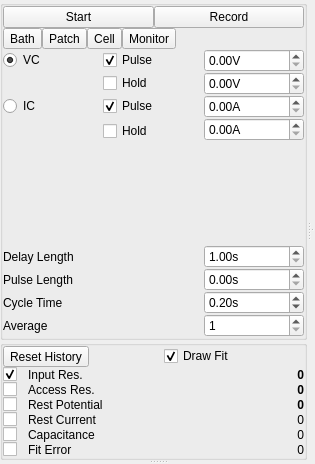
<?xml version="1.0" encoding="UTF-8"?>
<ui version="4.0">
 <class>Form</class>
 <widget class="QWidget" name="Form">
  <property name="geometry">
   <rect>
    <x>0</x>
    <y>0</y>
    <width>315</width>
    <height>464</height>
   </rect>
  </property>
  <property name="windowTitle">
   <string>Patch</string>
  </property>
  <layout class="QVBoxLayout" name="verticalLayout_2">
   <property name="spacing">
    <number>0</number>
   </property>
   <property name="margin">
    <number>0</number>
   </property>
   <item>
    <widget class="QSplitter" name="splitter_3">
     <property name="orientation">
      <enum>Qt::Vertical</enum>
     </property>
     <widget class="QSplitter" name="splitter_2">
      <property name="orientation">
       <enum>Qt::Horizontal</enum>
      </property>
      <widget class="QWidget" name="layoutWidget">
       <layout class="QVBoxLayout" name="verticalLayout">
        <property name="spacing">
         <number>0</number>
        </property>
        <item>
         <widget class="QGroupBox" name="groupBox_2">
          <property name="sizePolicy">
           <sizepolicy hsizetype="Preferred" vsizetype="Preferred">
            <horstretch>0</horstretch>
            <verstretch>0</verstretch>
           </sizepolicy>
          </property>
          <property name="title">
           <string/>
          </property>
          <layout class="QGridLayout" name="gridLayout_2">
           <property name="margin">
            <number>0</number>
           </property>
           <property name="spacing">
            <number>0</number>
           </property>
           <item row="2" column="1">
            <widget class="QCheckBox" name="vcPulseCheck">
             <property name="text">
              <string>Pulse</string>
             </property>
             <property name="checked">
              <bool>true</bool>
             </property>
            </widget>
           </item>
           <item row="3" column="1">
            <widget class="QCheckBox" name="vcHoldCheck">
             <property name="text">
              <string>Hold</string>
             </property>
            </widget>
           </item>
           <item row="4" column="1">
            <widget class="QCheckBox" name="icPulseCheck">
             <property name="text">
              <string>Pulse</string>
             </property>
             <property name="checked">
              <bool>true</bool>
             </property>
            </widget>
           </item>
           <item row="6" column="1">
            <widget class="QCheckBox" name="icHoldCheck">
             <property name="text">
              <string>Hold</string>
             </property>
            </widget>
           </item>
           <item row="7" column="1">
            <spacer name="verticalSpacer">
             <property name="orientation">
              <enum>Qt::Vertical</enum>
             </property>
             <property name="sizeHint" stdset="0">
              <size>
               <width>20</width>
               <height>40</height>
              </size>
             </property>
            </spacer>
           </item>
           <item row="10" column="0" colspan="2">
            <widget class="QLabel" name="label">
             <property name="text">
              <string>Cycle Time</string>
             </property>
            </widget>
           </item>
           <item row="9" column="0" colspan="2">
            <widget class="QLabel" name="label_3">
             <property name="text">
              <string>Pulse Length</string>
             </property>
            </widget>
           </item>
           <item row="8" column="0" colspan="2">
            <widget class="QLabel" name="label_4">
             <property name="text">
              <string>Delay Length</string>
             </property>
            </widget>
           </item>
           <item row="4" column="0">
            <widget class="QRadioButton" name="icModeRadio">
             <property name="text">
              <string>IC</string>
             </property>
            </widget>
           </item>
           <item row="2" column="0">
            <widget class="QRadioButton" name="vcModeRadio">
             <property name="text">
              <string>VC</string>
             </property>
             <property name="checked">
              <bool>true</bool>
             </property>
            </widget>
           </item>
           <item row="0" column="0" colspan="3">
            <layout class="QHBoxLayout" name="horizontalLayout">
             <item>
              <widget class="QPushButton" name="startBtn">
               <property name="text">
                <string>Start</string>
               </property>
               <property name="checkable">
                <bool>true</bool>
               </property>
              </widget>
             </item>
             <item>
              <widget class="QPushButton" name="recordBtn">
               <property name="text">
                <string>Record</string>
               </property>
               <property name="checkable">
                <bool>true</bool>
               </property>
              </widget>
             </item>
            </layout>
           </item>
           <item row="4" column="2">
            <widget class="SpinBox" name="icPulseSpin">
             <property name="suffix">
              <string>A</string>
             </property>
            </widget>
           </item>
           <item row="9" column="2">
            <widget class="SpinBox" name="pulseTimeSpin">
             <property name="suffix">
              <string>s</string>
             </property>
             <property name="singleStep">
              <double>1.000000000000000</double>
             </property>
            </widget>
           </item>
           <item row="8" column="2">
            <widget class="SpinBox" name="delayTimeSpin">
             <property name="suffix">
              <string>s</string>
             </property>
             <property name="minimum">
              <double>1.000000000000000</double>
             </property>
             <property name="maximum">
              <double>10000.000000000000000</double>
             </property>
             <property name="singleStep">
              <double>1.000000000000000</double>
             </property>
            </widget>
           </item>
           <item row="2" column="2">
            <widget class="SpinBox" name="vcPulseSpin">
             <property name="suffix">
              <string>V</string>
             </property>
            </widget>
           </item>
           <item row="5" column="2" rowspan="2">
            <widget class="SpinBox" name="icHoldSpin">
             <property name="suffix">
              <string>A</string>
             </property>
            </widget>
           </item>
           <item row="10" column="2">
            <widget class="SpinBox" name="cycleTimeSpin">
             <property name="suffix">
              <string>s</string>
             </property>
             <property name="singleStep">
              <double>1.000000000000000</double>
             </property>
             <property name="value">
              <double>0.200000000000000</double>
             </property>
            </widget>
           </item>
           <item row="3" column="2">
            <widget class="SpinBox" name="vcHoldSpin">
             <property name="suffix">
              <string>V</string>
             </property>
            </widget>
           </item>
           <item row="1" column="0" colspan="3">
            <layout class="QHBoxLayout" name="horizontalLayout_2">
             <property name="spacing">
              <number>0</number>
             </property>
             <property name="leftMargin">
              <number>0</number>
             </property>
             <item>
              <widget class="QToolButton" name="bathModeBtn">
               <property name="text">
                <string>Bath</string>
               </property>
              </widget>
             </item>
             <item>
              <widget class="QToolButton" name="patchModeBtn">
               <property name="text">
                <string>Patch</string>
               </property>
              </widget>
             </item>
             <item>
              <widget class="QToolButton" name="cellModeBtn">
               <property name="text">
                <string>Cell</string>
               </property>
              </widget>
             </item>
             <item>
              <widget class="QToolButton" name="monitorModeBtn">
               <property name="text">
                <string>Monitor</string>
               </property>
              </widget>
             </item>
             <item>
              <spacer name="horizontalSpacer">
               <property name="orientation">
                <enum>Qt::Horizontal</enum>
               </property>
               <property name="sizeHint" stdset="0">
                <size>
                 <width>40</width>
                 <height>20</height>
                </size>
               </property>
              </spacer>
             </item>
            </layout>
           </item>
           <item row="11" column="0">
            <widget class="QLabel" name="label_2">
             <property name="text">
              <string>Average</string>
             </property>
            </widget>
           </item>
           <item row="11" column="2">
            <widget class="QSpinBox" name="averageSpin">
             <property name="minimum">
              <number>1</number>
             </property>
             <property name="maximum">
              <number>100</number>
             </property>
             <property name="value">
              <number>1</number>
             </property>
            </widget>
           </item>
          </layout>
         </widget>
        </item>
        <item>
         <widget class="QGroupBox" name="groupBox">
          <property name="sizePolicy">
           <sizepolicy hsizetype="Preferred" vsizetype="Preferred">
            <horstretch>0</horstretch>
            <verstretch>0</verstretch>
           </sizepolicy>
          </property>
          <property name="title">
           <string/>
          </property>
          <layout class="QGridLayout" name="gridLayout">
           <property name="horizontalSpacing">
            <number>5</number>
           </property>
           <property name="verticalSpacing">
            <number>0</number>
           </property>
           <property name="margin">
            <number>0</number>
           </property>
           <item row="3" column="0">
            <widget class="QCheckBox" name="restingPotentialCheck">
             <property name="text">
              <string/>
             </property>
            </widget>
           </item>
           <item row="3" column="2">
            <widget class="QLabel" name="restingPotentialLabel">
             <property name="minimumSize">
              <size>
               <width>140</width>
               <height>0</height>
              </size>
             </property>
             <property name="font">
              <font>
               <weight>75</weight>
               <bold>true</bold>
              </font>
             </property>
             <property name="text">
              <string>0</string>
             </property>
             <property name="alignment">
              <set>Qt::AlignRight|Qt::AlignTrailing|Qt::AlignVCenter</set>
             </property>
            </widget>
           </item>
           <item row="4" column="0">
            <widget class="QCheckBox" name="restingCurrentCheck">
             <property name="text">
              <string/>
             </property>
            </widget>
           </item>
           <item row="6" column="0">
            <widget class="QCheckBox" name="fitErrorCheck">
             <property name="text">
              <string/>
             </property>
            </widget>
           </item>
           <item row="6" column="2">
            <widget class="QLabel" name="fitErrorLabel">
             <property name="font">
              <font>
               <weight>50</weight>
               <bold>false</bold>
              </font>
             </property>
             <property name="text">
              <string>0</string>
             </property>
             <property name="alignment">
              <set>Qt::AlignRight|Qt::AlignTrailing|Qt::AlignVCenter</set>
             </property>
            </widget>
           </item>
           <item row="0" column="2">
            <widget class="QCheckBox" name="drawFitCheck">
             <property name="text">
              <string>Draw Fit</string>
             </property>
             <property name="checked">
              <bool>true</bool>
             </property>
            </widget>
           </item>
           <item row="2" column="2">
            <widget class="QLabel" name="accessResistanceLabel">
             <property name="font">
              <font>
               <weight>75</weight>
               <bold>true</bold>
              </font>
             </property>
             <property name="text">
              <string>0</string>
             </property>
             <property name="alignment">
              <set>Qt::AlignRight|Qt::AlignTrailing|Qt::AlignVCenter</set>
             </property>
            </widget>
           </item>
           <item row="1" column="2">
            <widget class="QLabel" name="inputResistanceLabel">
             <property name="font">
              <font>
               <weight>75</weight>
               <bold>true</bold>
              </font>
             </property>
             <property name="text">
              <string>0</string>
             </property>
             <property name="alignment">
              <set>Qt::AlignRight|Qt::AlignTrailing|Qt::AlignVCenter</set>
             </property>
            </widget>
           </item>
           <item row="2" column="0">
            <widget class="QCheckBox" name="accessResistanceCheck">
             <property name="text">
              <string/>
             </property>
            </widget>
           </item>
           <item row="4" column="2">
            <widget class="QLabel" name="restingCurrentLabel">
             <property name="minimumSize">
              <size>
               <width>120</width>
               <height>0</height>
              </size>
             </property>
             <property name="font">
              <font>
               <weight>50</weight>
               <bold>false</bold>
              </font>
             </property>
             <property name="text">
              <string>0</string>
             </property>
             <property name="alignment">
              <set>Qt::AlignRight|Qt::AlignTrailing|Qt::AlignVCenter</set>
             </property>
            </widget>
           </item>
           <item row="1" column="0">
            <widget class="QCheckBox" name="inputResistanceCheck">
             <property name="maximumSize">
              <size>
               <width>20</width>
               <height>16777215</height>
              </size>
             </property>
             <property name="text">
              <string/>
             </property>
             <property name="checked">
              <bool>true</bool>
             </property>
            </widget>
           </item>
           <item row="5" column="0">
            <widget class="QCheckBox" name="capacitanceCheck">
             <property name="text">
              <string/>
             </property>
            </widget>
           </item>
           <item row="5" column="2">
            <widget class="QLabel" name="capacitanceLabel">
             <property name="font">
              <font>
               <weight>50</weight>
               <bold>false</bold>
              </font>
             </property>
             <property name="text">
              <string>0</string>
             </property>
             <property name="alignment">
              <set>Qt::AlignRight|Qt::AlignTrailing|Qt::AlignVCenter</set>
             </property>
            </widget>
           </item>
           <item row="1" column="1">
            <widget class="QLabel" name="label_5">
             <property name="text">
              <string>Input Res.</string>
             </property>
            </widget>
           </item>
           <item row="0" column="0" colspan="2">
            <widget class="QToolButton" name="resetBtn">
             <property name="text">
              <string>Reset History</string>
             </property>
            </widget>
           </item>
           <item row="2" column="1">
            <widget class="QLabel" name="label_6">
             <property name="text">
              <string>Access Res.</string>
             </property>
            </widget>
           </item>
           <item row="3" column="1">
            <widget class="QLabel" name="label_7">
             <property name="text">
              <string>Rest Potential</string>
             </property>
            </widget>
           </item>
           <item row="4" column="1">
            <widget class="QLabel" name="label_8">
             <property name="text">
              <string>Rest Current</string>
             </property>
            </widget>
           </item>
           <item row="5" column="1">
            <widget class="QLabel" name="label_9">
             <property name="text">
              <string>Capacitance</string>
             </property>
            </widget>
           </item>
           <item row="6" column="1">
            <widget class="QLabel" name="label_10">
             <property name="text">
              <string>Fit Error</string>
             </property>
            </widget>
           </item>
          </layout>
         </widget>
        </item>
       </layout>
      </widget>
      <widget class="QSplitter" name="splitter">
       <property name="orientation">
        <enum>Qt::Vertical</enum>
       </property>
       <widget class="PlotWidget" name="patchPlot" native="true">
        <property name="sizePolicy">
         <sizepolicy hsizetype="Expanding" vsizetype="Preferred">
          <horstretch>0</horstretch>
          <verstretch>0</verstretch>
         </sizepolicy>
        </property>
       </widget>
       <widget class="PlotWidget" name="commandPlot" native="true">
        <property name="sizePolicy">
         <sizepolicy hsizetype="Expanding" vsizetype="Preferred">
          <horstretch>0</horstretch>
          <verstretch>0</verstretch>
         </sizepolicy>
        </property>
       </widget>
      </widget>
     </widget>
     <widget class="QWidget" name="layoutWidget">
      <layout class="QVBoxLayout" name="plotLayout">
       <property name="spacing">
        <number>0</number>
       </property>
      </layout>
     </widget>
    </widget>
   </item>
  </layout>
 </widget>
 <customwidgets>
  <customwidget>
   <class>SpinBox</class>
   <extends>QDoubleSpinBox</extends>
   <header>acq4.pyqtgraph</header>
  </customwidget>
  <customwidget>
   <class>PlotWidget</class>
   <extends>QWidget</extends>
   <header>acq4.pyqtgraph</header>
   <container>1</container>
  </customwidget>
 </customwidgets>
 <resources/>
 <connections/>
</ui>
